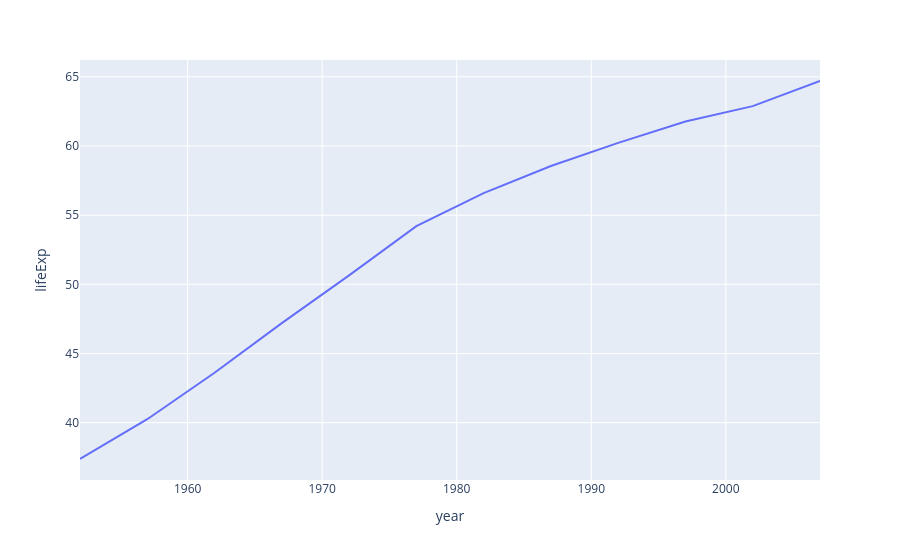

Notebook code cell kept with this figure:
### Code cell
fig = px.line(df, x="year",y="lifeExp")
fig.show()

### Figure 1 — Plotly figure (JSON) as saved in the notebook; plotly's stock layout.template omitted (floating-point values rounded to 4 significant figures)
{"data": [{"hovertemplate": "year=%{x}<br>lifeExp=%{y}<extra></extra>", "legendgroup": "", "line": {"color": "#636efa", "dash": "solid"}, "marker": {"symbol": "circle"}, "mode": "lines", "name": "", "orientation": "v", "showlegend": false, "type": "scatter", "x": [1952, 1957, 1962, 1967, 1972, 1977, 1982, 1987, 1992, 1997, 2002, 2007], "xaxis": "x", "y": [37.37, 40.25, 43.6, 47.19, 50.65, 54.21, 56.6, 58.55, 60.22, 61.77, 62.88, 64.7], "yaxis": "y"}], "layout": {"legend": {"tracegroupgap": 0}, "margin": {"t": 60}, "xaxis": {"anchor": "y", "domain": [0, 1], "title": {"text": "year"}}, "yaxis": {"anchor": "x", "domain": [0, 1], "title": {"text": "lifeExp"}}}}
